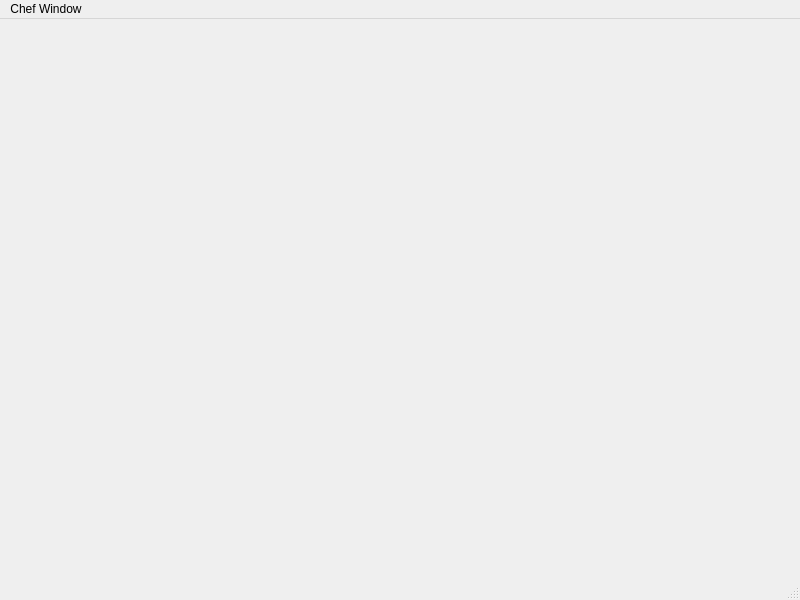
<?xml version="1.0" encoding="UTF-8"?>
<ui version="4.0">
 <class>ChefWindow</class>
 <widget class="QMainWindow" name="ChefWindow">
  <property name="geometry">
   <rect>
    <x>0</x>
    <y>0</y>
    <width>800</width>
    <height>600</height>
   </rect>
  </property>
  <property name="windowTitle">
   <string>CafeSiparis</string>
  </property>
  <widget class="QWidget" name="centralwidget">
   <layout class="QHBoxLayout" name="horizontalLayout_2">
    <item>
     <layout class="QHBoxLayout" name="horizontalLayout"/>
    </item>
   </layout>
  </widget>
  <widget class="QMenuBar" name="menubar">
   <property name="geometry">
    <rect>
     <x>0</x>
     <y>0</y>
     <width>800</width>
     <height>22</height>
    </rect>
   </property>
   <widget class="QMenu" name="menuChef_Window">
    <property name="title">
     <string>Chef Window</string>
    </property>
   </widget>
   <addaction name="menuChef_Window"/>
  </widget>
  <widget class="QStatusBar" name="statusbar"/>
 </widget>
 <resources/>
 <connections/>
</ui>
